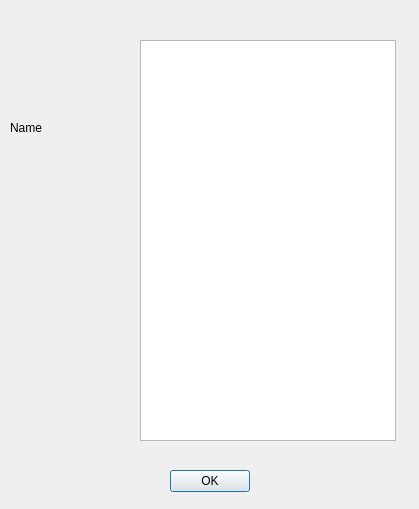
<?xml version="1.0" encoding="UTF-8"?>
<ui version="4.0">
 <class>Description</class>
 <widget class="QDialog" name="Description">
  <property name="geometry">
   <rect>
    <x>0</x>
    <y>0</y>
    <width>419</width>
    <height>509</height>
   </rect>
  </property>
  <property name="windowTitle">
   <string>Dialog</string>
  </property>
  <widget class="QLabel" name="photo">
   <property name="geometry">
    <rect>
     <x>20</x>
     <y>40</y>
     <width>61</width>
     <height>61</height>
    </rect>
   </property>
   <property name="text">
    <string/>
   </property>
  </widget>
  <widget class="QLabel" name="label">
   <property name="geometry">
    <rect>
     <x>10</x>
     <y>120</y>
     <width>41</width>
     <height>16</height>
    </rect>
   </property>
   <property name="text">
    <string>Name</string>
   </property>
  </widget>
  <widget class="QTextBrowser" name="info">
   <property name="geometry">
    <rect>
     <x>140</x>
     <y>40</y>
     <width>256</width>
     <height>401</height>
    </rect>
   </property>
  </widget>
  <widget class="QPushButton" name="buttonClose">
   <property name="geometry">
    <rect>
     <x>170</x>
     <y>470</y>
     <width>80</width>
     <height>22</height>
    </rect>
   </property>
   <property name="text">
    <string>OK</string>
   </property>
  </widget>
 </widget>
 <resources/>
 <connections/>
</ui>
